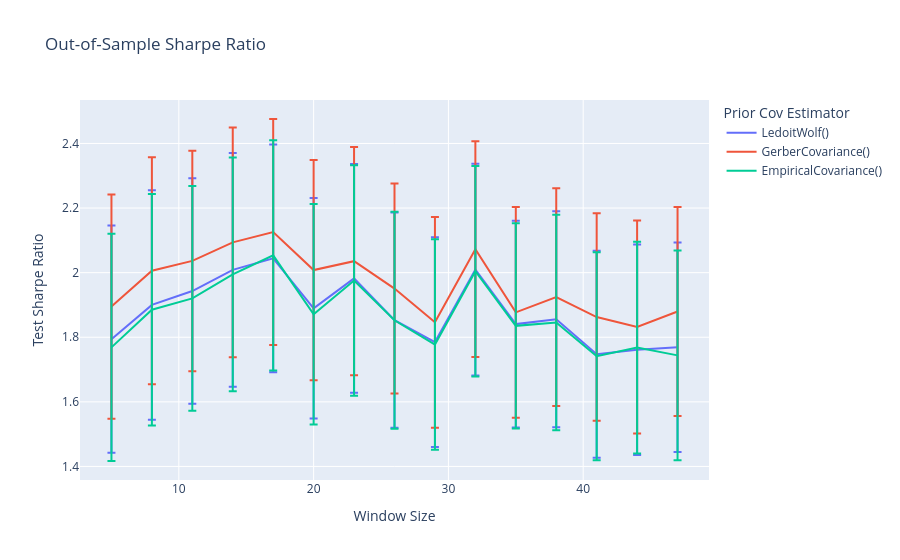

This figure's notebook cell:
### Code cell
cv_results = grid_search.cv_results_

df = pd.DataFrame(
    {
        "Prior Cov Estimator": [
            str(x)
            for x in cv_results[
                "param_prior_estimator__covariance_estimator__prior_covariance_estimator"
            ]
        ],
        "Window Size": cv_results[
            "param_prior_estimator__covariance_estimator__window_size"
        ],
        "Test Sharpe Ratio": cv_results["mean_test_score"],
        "error": cv_results["std_test_score"] / 10,  # one tenth of std for readability
    }
)
px.line(
    df,
    x="Window Size",
    y="Test Sharpe Ratio",
    color="Prior Cov Estimator",
    error_y="error",
    title="Out-of-Sample Sharpe Ratio",
)

### Figure 1 — Plotly figure (JSON) as saved in the notebook; plotly's stock layout.template omitted (floating-point values rounded to 4 significant figures)
{"data": [{"error_y": {"array": [0.3519, 0.3553, 0.3489, 0.3618, 0.3523, 0.3413, 0.3542, 0.3333, 0.3246, 0.3281, 0.3204, 0.3342, 0.3203, 0.3256, 0.3242]}, "hovertemplate": "Prior Cov Estimator=LedoitWolf()<br>Window Size=%{x}<br>Test Sharpe Ratio=%{y}<extra></extra>", "legendgroup": "LedoitWolf()", "line": {"color": "#636efa", "dash": "solid"}, "marker": {"symbol": "circle"}, "mode": "lines", "name": "LedoitWolf()", "orientation": "v", "showlegend": true, "type": "scatter", "x": [5, 8, 11, 14, 17, 20, 23, 26, 29, 32, 35, 38, 41, 44, 47], "xaxis": "x", "y": [1.794, 1.9, 1.943, 2.009, 2.044, 1.89, 1.982, 1.853, 1.785, 2.009, 1.841, 1.856, 1.748, 1.761, 1.769], "yaxis": "y"}, {"error_y": {"array": [0.3474, 0.3515, 0.3414, 0.3555, 0.3499, 0.3409, 0.3534, 0.3253, 0.3263, 0.334, 0.3261, 0.3368, 0.3214, 0.3297, 0.3235]}, "hovertemplate": "Prior Cov Estimator=GerberCovariance()<br>Window Size=%{x}<br>Test Sharpe Ratio=%{y}<extra></extra>", "legendgroup": "GerberCovariance()", "line": {"color": "#EF553B", "dash": "solid"}, "marker": {"symbol": "circle"}, "mode": "lines", "name": "GerberCovariance()", "orientation": "v", "showlegend": true, "type": "scatter", "x": [5, 8, 11, 14, 17, 20, 23, 26, 29, 32, 35, 38, 41, 44, 47], "xaxis": "x", "y": [1.895, 2.006, 2.036, 2.094, 2.126, 2.008, 2.036, 1.951, 1.846, 2.073, 1.877, 1.924, 1.863, 1.832, 1.88], "yaxis": "y"}, {"error_y": {"array": [0.3518, 0.3586, 0.3483, 0.3621, 0.3562, 0.3416, 0.3568, 0.3358, 0.3262, 0.326, 0.3175, 0.3338, 0.3217, 0.3281, 0.3246]}, "hovertemplate": "Prior Cov Estimator=EmpiricalCovariance()<br>Window Size=%{x}<br>Test Sharpe Ratio=%{y}<extra></extra>", "legendgroup": "EmpiricalCovariance()", "line": {"color": "#00cc96", "dash": "solid"}, "marker": {"symbol": "circle"}, "mode": "lines", "name": "EmpiricalCovariance()", "orientation": "v", "showlegend": true, "type": "scatter", "x": [5, 8, 11, 14, 17, 20, 23, 26, 29, 32, 35, 38, 41, 44, 47], "xaxis": "x", "y": [1.769, 1.885, 1.92, 1.995, 2.054, 1.871, 1.976, 1.852, 1.778, 2.005, 1.835, 1.846, 1.741, 1.768, 1.744], "yaxis": "y"}], "layout": {"legend": {"title": {"text": "Prior Cov Estimator"}, "tracegroupgap": 0}, "title": {"text": "Out-of-Sample Sharpe Ratio"}, "xaxis": {"anchor": "y", "domain": [0, 1], "title": {"text": "Window Size"}}, "yaxis": {"anchor": "x", "domain": [0, 1], "title": {"text": "Test Sharpe Ratio"}}}}
